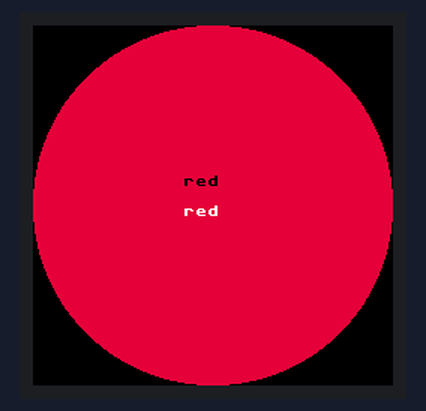
Simulated run of this program. Board: Raspberry Pi Pico running MicroPython. Shown: 240×240 colour display. Library files of the repository ran but are not shown: LCD_1inch28.py; what the program prints to the serial console is not drawn. At 16.7 s the program stops and its outputs stay as they are.

Above: at 0.3 s.
At 3.4 s:
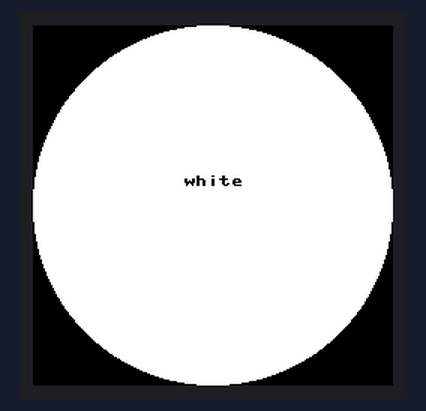
At 5.5 s:
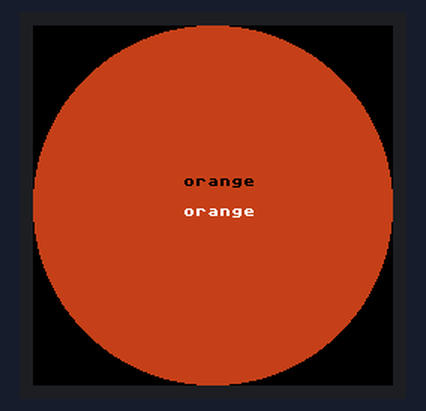
At 7.5 s:
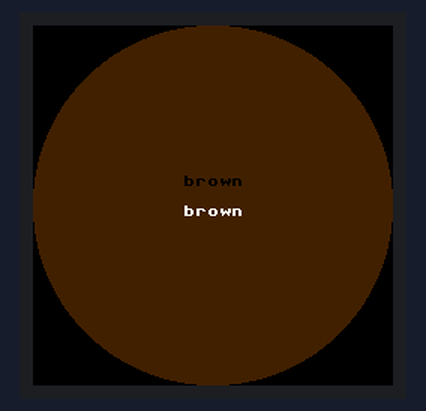
At 11.6 s:
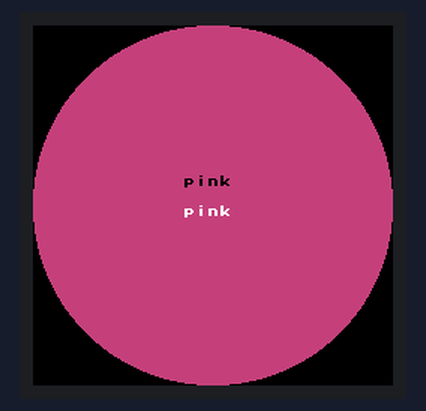
At 15.7 s:
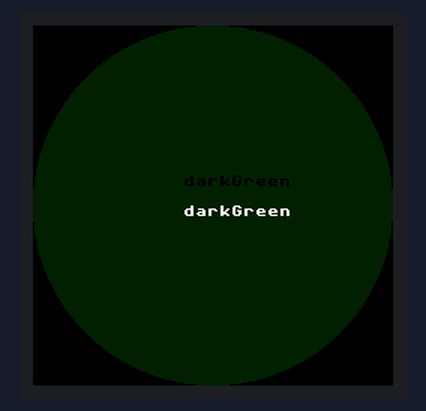

The program:

03-color-list-test.py
```python
# Lab #3: Color List Test
from machine import Pin,I2C,SPI,PWM,ADC
from time import sleep
from LCD_1inch28 import LCD_1inch28, QMI8658

CENTER = 120
LCD = LCD_1inch28()
LCD.set_bl_pwm(65535)

# draw readability
ON = 1
OFF = 0
NO_FILL = 0
FILL = 1
# hex representation of colors
# note that the bit order is blue, red, green
black = 0x0000
red   = 0x07E0
green = 0x001f
blue  = 0xf800
white = 0xffff

# binary representations of colors
yellow = 0b0000011111111111
orange = 0b0000001111000010
cyan = 0b1111100000111111
brown = 0b0000000001000001
gold = 0b0000001110011110
purple = 0b1111111111000000
magenta = 0b0000001100011000
pink = 0b0000111111000010
olive = 0b0000000001000010
gray = 0b00001000010000100
lightGreen = 0b0000100001111111
darkGreen  = 0b0000000000000001

ColorList =  (red,    green,   blue,   white,   yellow,  orange,
              cyan, brown, gold, purple, magenta, pink, olive, gray, lightGreen, darkGreen)
ColorNames = ('red', 'green', 'blue', 'white', 'yellow', 'orange',
              'cyan', 'brown', 'gold', 'purple', 'magenta', 'pink', 'olive', 'gray', 'lightGreen', 'darkGreen')

radius = 120
LCD.fill(LCD.black)

for i in range(0, len(ColorList)):
    print(ColorNames[i])
    # LCD.ellipse(CENTER, CENTER, radius, radius, ColorList[i], FILL)
    LCD.fill(ColorList[i])
    # draw the text in both black and white
    LCD.text(ColorNames[i], 100, 100, black)
    LCD.text(ColorNames[i], 100, 120, white)
    LCD.show()
    sleep(1)
```

Measured:
- what the display in image 0 shows lasts 1.0 s, from 0.3 s to 1.3 s
